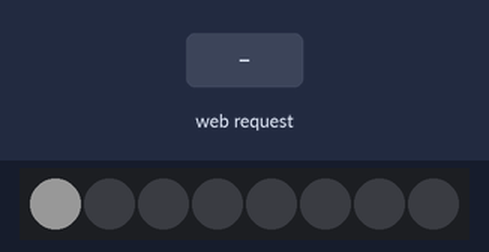
Simulated run of this program. Board: ESP8266 (NodeMCU). Parts: 8 RGB LEDs in strip order, left to right. Inputs (shaded band) come from the test bench. Dim RGB values are drawn brighter than linear; WiFi joins after 1.5 s; servers stay silent unless stated; what the program prints to the serial monitor is not drawn.

Above: at 3.4 s.
4.8 s: HTTP request GET /air received
At 6.5 s:
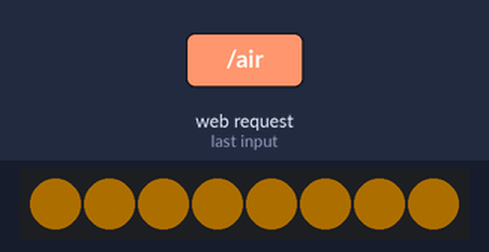
6.9 s: HTTP request GET /video received
At 8.7 s:
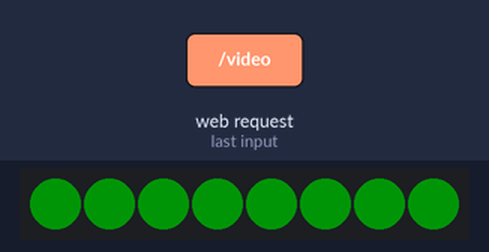
9.0 s: HTTP request GET /voice received
At 9.07 s:
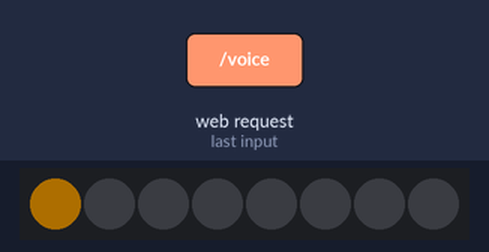
Timing chart, 0 to 21.7 s (numbered marks = the images above; inputs shaded):
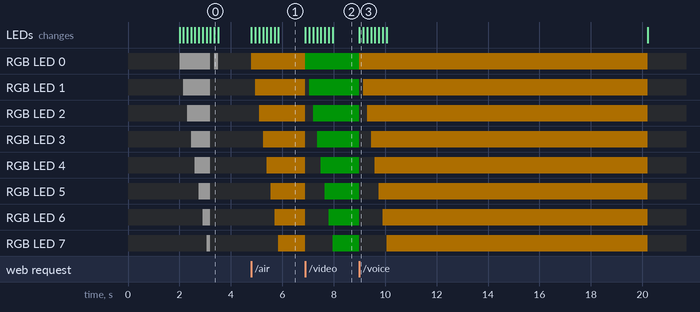

The program:

main.cpp
```cpp
#include <Arduino.h>
#include <Adafruit_NeoPixel.h>
#include <ESP8266WiFi.h>
#include <ESP8266WebServer.h>
#include <ESP8266mDNS.h>

#define PIN         0
#define NUMPIXELS   8
#define DELAYVAL    150

const     char*         ssid          = "WIFI NETWORK NAME";
const     char*         password      = "WIFI NETWORK PASSWORD";
volatile  bool          onceupdated   = false;
volatile  unsigned long lastupdatedat = 0;

Adafruit_NeoPixel pixels(NUMPIXELS, PIN, NEO_GRB + NEO_KHZ800);
ESP8266WebServer server(80);

void fillCircle( int c_red, int c_green, int c_blue ) {
  pixels.clear();
  for (int i = 0; i < NUMPIXELS; i ++ ) {
    pixels.setPixelColor(i, pixels.Color( c_red, c_green, c_blue));
    pixels.show();
    delay(DELAYVAL);
  }
  lastupdatedat = millis();
  onceupdated   = true;
}

void setMicOn () {
    fillCircle( 255, 165, 0 );
}

void setCamOn () {
    fillCircle( 5, 102, 8 );
}

void handleRoot() {
  server.send(200, "text/plain", "Air Sign ok\n");
}

void handleNotFound() {
  server.send(404, "text/plain", "Not found\n");
}

void handleVoice () {
  server.send(200, "text/plain", "Voice\n");
  setMicOn ();
}

void handleVideo () {
  server.send(200, "text/plain", "Video\n");
  setCamOn ();
}


void setup() {

  Serial.begin( 115200 );

  delay(2000);

  int i = 0;
  pixels.begin();
  pixels.clear();
  pixels.show();
  pixels.setBrightness(50);

  Serial.println("Pixel ok");

  WiFi.mode(WIFI_STA);
  WiFi.begin(ssid, password);
  while (WiFi.status() != WL_CONNECTED)
  {
    Serial.print(".");
    pixels.setPixelColor(i, pixels.Color( 120, 120, 120));
    pixels.show();
    if ( i >= NUMPIXELS) {
      pixels.clear();
      pixels.show();
      i = 0;
    }
    else i ++;
    delay( DELAYVAL );
  }

  pixels.clear();
  pixels.show();

  Serial.println("WiFi ok");

  MDNS.begin("airsign");

  Serial.print("DNS ok");

  server.on("/", handleRoot);
  server.on("/air", handleVoice);
  server.on("/voice", handleVoice);
  server.on("/video", handleVideo);
  server.onNotFound(handleNotFound);

  server.begin();
}

void loop() {
  server.handleClient();
  MDNS.update();

  if (((millis() - lastupdatedat) > 10000) && onceupdated) {
    // Probably we lost signal from OSX (client) and have to clear the screen
    onceupdated = false;
    pixels.clear();
    pixels.show();
  }

}
```

Measured:
- after the input at 4.8 s, RGB LED 0: off → RGB(50, 32, 0) at once; RGB LED 1: off → RGB(50, 32, 0) after 0.15 s; RGB LED 2: off → RGB(50, 32, 0) after 0.30 s; RGB LED 3: off → RGB(50, 32, 0) after 0.45 s; RGB LED 4: off → RGB(50, 32, 0) after 0.60 s; the LEDs: first change at once (image 1 shows a later state)
- after the input at 6.9 s, RGB LED 0: RGB(50, 32, 0) → RGB(0, 20, 1) at once; RGB LED 1: RGB(50, 32, 0) → off at once, → RGB(0, 20, 1) 0.15 s later
- after the input at 9.0 s, the LEDs: change at once (image 3)
